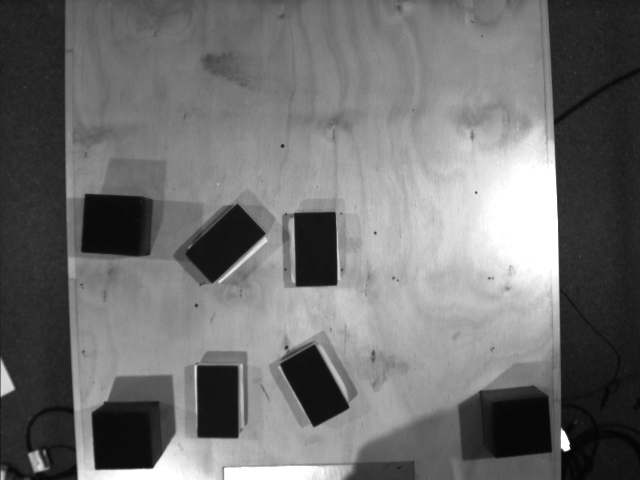
%> input picture Major Project/V5/v5.0/test_image100.png, 640 x 480 px
$ octave --eval "result = surveyField(imread('test_image100.png'));"   (GNU Octave 9; MATLAB toolbox functions it lacks are replaced by stand-ins)
%> lines starting %> are read from the running program, lines starting %| are printed output that depends on the picture; in (x1, y1, x2, y2) boxes, pixels count from 0 and x2, y2 are one past the last pixel; in counts of white or black regions, pixels touching at a corner belong together; the program's own positions count from 1
### Major Project/code/p_dist.m
function [pDist] = p_dist(B1,B2,u,v)

LP1=[B1(1,1),B1(1,2)];
LP2=[B2(1,1),B2(1,2)];

D=sqrt((LP2(1)-LP1(1))^2+(LP2(2)-LP1(2))^2);

r=(u*(LP1(2)-LP2(2))+v*(LP2(1)-LP1(1))+LP2(2)*LP1(1)-LP1(2)*LP2(1));

pDist=r/D;


end

### Major Project/V5/v5.0/surveyField.m
%V1.2.3
% % % FUNCTION:	surveyField
% % % MTRX5700 Major Assignment 2015
% % % Authors: Sachith Gunawardhana & Kausthub Krishnamurthy & James Ferris

% % % REVISION HISTORY
% % % v0 function stub
% % % v1.1 imported into function format (needs testing)
% % % v1.2 coords outputs listed properly
% % % v1.2.2 FIXES: outputs fixed & works for images with more than one face up
% (or less)
% % %        BUGS: coordsFUP are giving all fiducials & all FDWNs
% % %  v1.2.3 FIXES: 1.2.2 bugs fixed

% % % SUBFUNCTIONS LISTING
% % %
% % % [pDist] = p_dist(B1,B2,u,v)

function [numCards, numFUP, numFDWN, coordsFUP, coordsFDWN] = surveyField(I)
% surveyField captures an image of the playing field from the camera

% Outputs:
% %     numcards  - number of cards on the playing field
% %     numFUP    - number of cards that were found face up
% %     numFDWN   - number of cards that were found face down
% %     coordsFUP - 3 column array [x1, y1, pose1; ... ; xn, yn, posen] for face ups
% %     coordsFDWN- 3 column array [x1, y1, pose1; ... ; xn, yn, posen] for face down
% Inputs:
% %		I 		  - Image captured from vid

%FIND FACE DOWNS
I2=imcrop(I,[68.5 4.5 491 472]); %isolate the workingspace
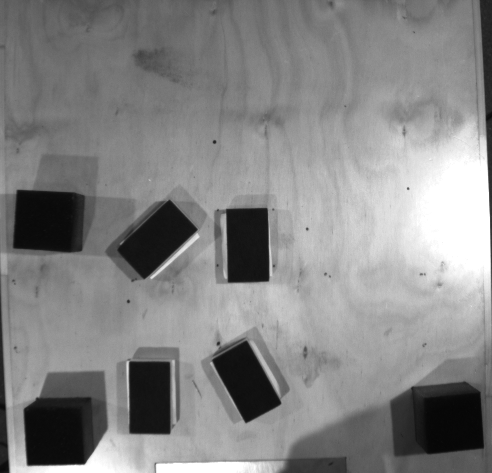
%> I2: size 473x492 uint8; min 6, max 255, mean 133
I3=double(I2)/255;  %convert to double
I4=adapthisteq(I3); %enhance contrast using adaptive histogram equalization
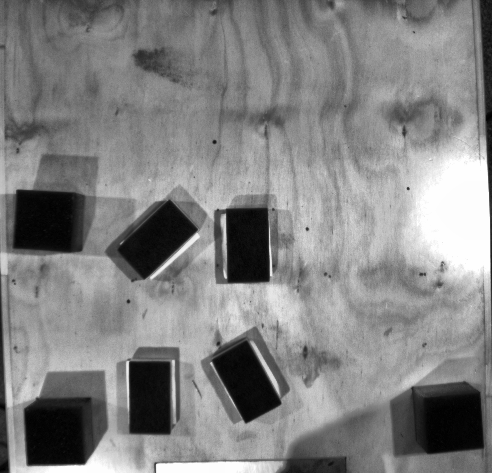
%> I4: size 473x492 double; min 0, max 1, mean 0.515
I5=I4<0.09;%0.1 %0.11 % find boxes using a threshold
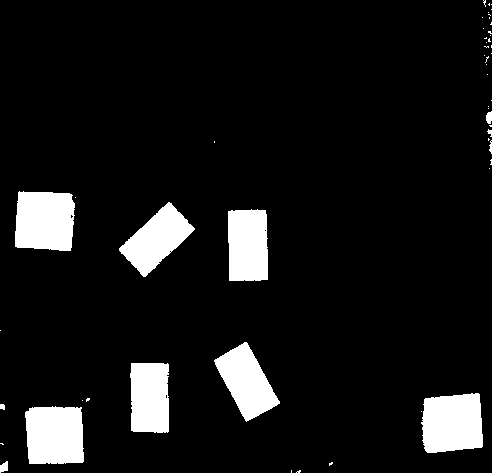
%> I5: size 473x492 logical; 8.9% white; 51 white regions (39 under 20 px), largest, box (x1, y1, x2, y2) and area: (15, 191, 75, 251) 3232, (421, 393, 483, 453) 3219, (25, 406, 84, 464) 3150

C1=bwareaopen(I5,1000); %remove objects less than 1000 pixels/ Remove unnessosary regions
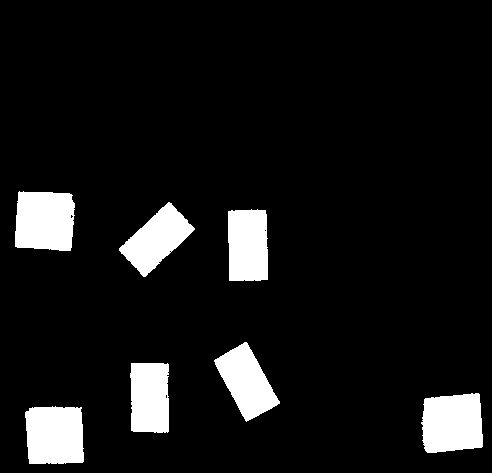
%> C1: size 473x492 logical; 8.8% white; 7 white regions, largest, box (x1, y1, x2, y2) and area: (15, 191, 75, 251) 3232, (421, 393, 483, 453) 3219, (25, 406, 84, 464) 3150
se=strel('square',10);  %create a structuring element of size 15 square
C2=imclose(C1,se); %morphologicaly close image
%> C2: size 473x492 logical; 8.8% white; 7 white regions, largest, box (x1, y1, x2, y2) and area: (15, 191, 75, 251) 3252, (421, 393, 483, 453) 3243, (25, 406, 84, 464) 3169
FDWN=imfill(C2,'holes'); %fill holes


s=regionprops(FDWN,'centroid'); %find centroids of regions
%> s = 7 regions; Centroid: [45.5 221.4], [55.4 435.8], [157.3 240], [150.4 398.2], [247.1 382.5], [248.5 245.9], [452.7 423.8]
centroids=cat(1,s.Centroid); %make a array using centroids in the structured array
%> centroids = [45.46 221.4; 55.42 435.8; 157.3 240; 150.4 398.2; 247.1 382.5; 248.5 245.9; 452.7 423.8]

x1=centroids(:,1);
%> x1 = [45.46; 55.42; 157.3; 150.4; 247.1; 248.5; 452.7]
y1=centroids(:,2);
%> y1 = [221.4; 435.8; 240; 398.2; 382.5; 245.9; 423.8]

%ORIENTATION Face Downs
TR=2;
LT=8;

% p=regionprops(FDWN,'Extrema');
p=regionprops(FDWN,'orientation'); %Orientation of the major axiz of elipse with x-axis
%> p = 7 regions; Orientation: -4.64, -55, 43.36, -88.97, -62.04, -88.66, 23.59
OrAn1 = -1;
for i=1:length(p)

    OrAn1(i)=90-((p(i).Orientation) +0.8); %have to rotate the image by 0.8 degrees to align with x axis
    OrAn1(i)=(OrAn1(i)*(-1));
    if OrAn1(i) < -90
        OrAn1(i) = 180 + OrAn1(i);
    end
    %     sides1=p(i).Extrema(TR,:)-p(i).Extrema(LT,:); %sides of the square
%     OrAn1(i)=rad2deg(atan(-sides1(2)/sides1(1))); %note the 'minus' sign compensates for the y-values in image cordinates

end
%> this loop made 7 passes
%> after the loop, OrAn1 = [86.16 35.8 -45.84 1.83 28.76 2.14 -65.61]


%find fiducial box_1 (-270,220)

for i=1:length(x1)
    if ((x1(i)< 60 && x1(i)>50)&& (y1(i)<442 && y1(i)>432 ))
        B1=[x1(i),y1(i)];
    end
end
%> this loop made 7 passes
%> B1 on pass 2: [55.42 435.8]
OrAn1(B1(1,1)==x1)=[];
x1(B1(1,1)==x1)=[]; %remove cordinates of fiducial boxes
y1(B1(1,2)==y1)=[];


%find fiducial box_2 (270,220)
for i=1:length(x1)
    if ((x1(i)< 459 && x1(i)>249)&& (y1(i)<431 && y1(i)>421 ))
        B2=[x1(i),y1(i)];
    end
end
%> this loop made 6 passes
OrAn1(B2(1,1)==x1)=[];
x1(B2(1,1)==x1)=[];
y1(B2(1,2)==y1)=[];


%find fiducial box_3 (-270,523)
for i=1:length(x1)
    if ((x1(i)< 53 && x1(i)>43)&& (y1(i)<223 && y1(i)>213 ))
        B3=[x1(i),y1(i)];
    end
end
%> this loop made 5 passes
%> B3 on pass 1: [45.46 221.4]

OrAn1(B3(1,1)==x1)=[];
x1(B3(1,1)==x1)=[];
y1(B3(1,2)==y1)=[];

%When only fiducial boxes present
TF=isempty(x1);
%> TF = false
if TF==1
    warning('No objects detected other than fiducial boxes')
end

Yr=abs(p_dist(B1,B2,x1,y1)); %distance from line going along centroids of box1 & box 2 (reference)
%> in p_dist, `LP1=[B1(1,1),B1(1,2)];`: LP1 = [55.42 435.8]
%> in p_dist, `LP2=[B2(1,1),B2(1,2)];`: LP2 = [452.7 423.8]
%> in p_dist, `D=sqrt((LP2(1)-LP1(1))^2+(LP2(2)-LP1(2))^2);`: D = 397.5
%> in p_dist, `r=(u*(LP1(2)-LP2(2))+v*(LP2(1)-LP1(1))+LP2(2)*LP1(1)-LP1(2)*LP2(1));`: r = [-76596.6; -13803.5; -18899.2; -73141.6]
%> in p_dist, `pDist=r/D;`: pDist = [-192.7; -34.73; -47.55; -184]
%> Yr = [192.7; 34.73; 47.55; 184]
Xr=p_dist(B1,B3,x1,y1);  %distance from line going along centroids of box1 & box 3 (reference)
%> Xr = [110.9; 96.62; 194; 201.7]

%Matching with world cordinates
    %X 792.8691 = 540 real , %Y 433.3300 = 303 real
Yreal=((Yr*303)/219.3306)+220;    %REAL Y CORDINATE of Face DOWNs
%> Yreal = [486.2; 268; 285.7; 474.2]
Xreal=((Xr*540)/399.4796)-270; %REAL x CORDINATE of Face DOWNs
%> Xreal = [-120.1; -139.4; -7.78; 2.68]
coordsFDWN(:,1)=Xreal; %adding to variable coordsFDWN
coordsFDWN(:,2)=Yreal;

numFDWN=length(Xreal);  %no of face down cards
%> numFDWN = 4

if(numFDWN ~= 0)
    coordsFDWN(:,3)=OrAn1;
end

%FIND FACE UPS
FUP1=I3>0.91;  %identify faceup card
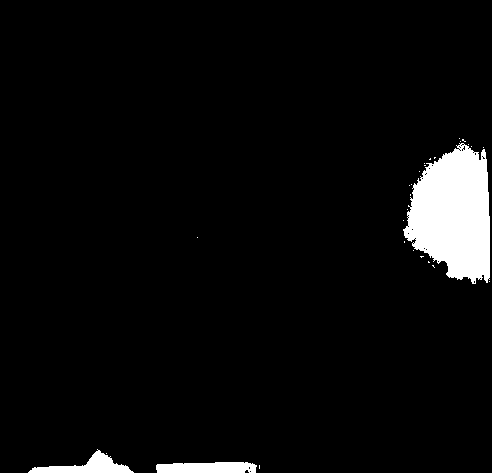
%> FUP1: size 473x492 logical; 4.6% white; 28 white regions (25 under 20 px), largest, box (x1, y1, x2, y2) and area: (403, 143, 490, 284) 8634, (156, 462, 257, 473) 995, (28, 449, 134, 473) 992
FUP3=imfill(FUP1,'holes'); %fill all holes but the shape was gone
%> FUP3: size 473x492 logical; 4.6% white; 28 white regions (25 under 20 px), largest, box (x1, y1, x2, y2) and area: (403, 143, 490, 284) 8674, (156, 462, 257, 473) 998, (28, 449, 134, 473) 992

LB=3000;
UB=4000;
FUP4=xor(bwareaopen(FUP3,LB),bwareaopen(FUP3,UB));%remove blobs greater than UB area and less than LB
%> FUP4: size 473x492 logical; every value is 0

Iout=imclearborder(FUP4,4); %remove blobs attached to the border
Iout=bwareaopen(Iout,1000); %remove smalle pixels


%ISOLATE FACEUP
cards=I3;
mask=Iout<0.5; %create a mask to isolate the face up
%> mask: size 473x492 logical; every value is 1
cards(mask)=0;
%> cards: size 473x492 double; every value is 0
CC2=bwconncomp(cards); %find the connected blobs
%> CC2 = 0 connected components
numFUP=CC2.NumObjects; %number of Faceup cards
%> numFUP = 0
numCards=numFUP+numFDWN; %number of cards
%> numCards = 4

%POSITION OF FACEUPS
s2=regionprops(Iout,'centroid'); %find centroids of regions
%> s2 = 0 regions
FUPcentroids=cat(1,s2.Centroid);
%> FUPcentroids = []

if(numFUP ~= 0)
    FUP_x1=FUPcentroids(:,1);
    FUP_y1=FUPcentroids(:,2);

    FUP_Yr=abs(p_dist(B1,B2,FUP_x1,FUP_y1)); %distance from line going along centroids of box1 & box 2 (reference)
    FUP_Xr=p_dist(B1,B3,FUP_x1,FUP_y1);  %distance from line going along centroids of box1 & box 3 (reference)

    FUP_Yreal=((FUP_Yr*303)/219.3306)+220;    %REAL Y CORDINATE of Face UPs
    FUP_Xreal=((FUP_Xr*540)/399.4796)-270;    %REAL X CORDINATE of Face UPs

    coordsFUP(:,1)=FUP_Xreal;
    coordsFUP(:,2)=FUP_Yreal;
else
    coordsFUP = -1;

end
%ORIENTATION Face Ups
p2=regionprops(Iout,'orientation');
%> p2 = empty struct

for i=1:length(p2)
    FUP_OrAn1(i)=90-(abs(p2(i).Orientation) +0.8);

%         sides2=p2(i).Extrema(TR,:)-p2(i).Extrema(LT,:); %sides of the square
%         FUP_OrAn1(i) = rad2deg(atan(-sides2(2)/sides2(1))); %note the 'minus' sign compensates for the y-values in image cordinates
        coordsFUP(:,3) = FUP_OrAn1(i);
end
%> this loop made 0 passes


numCards
%> numCards = 4
numFDWN
%> numFDWN = 4
numFUP
%> numFUP = 0
coordsFUP
%> coordsFUP = -1
coordsFDWN
%> coordsFDWN = [-120.1 486.2 -45.84; -139.4 268 1.83; -7.78 285.7 28.76; 2.68 474.2 2.14]
%> `result = surveyField(imread('test_image100.png'));`: result = 4

end

$ run again, on Major Project/V5/v5.0/test_image101.png
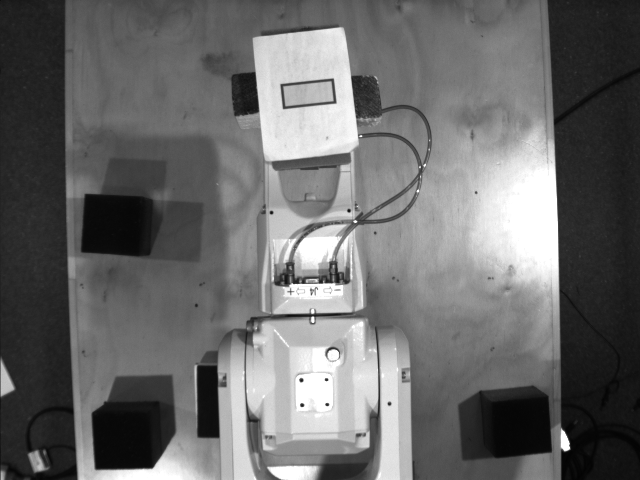
%> input picture Major Project/V5/v5.0/test_image101.png, 640 x 480 px
%> in surveyField, `I5=I4<0.09;`:
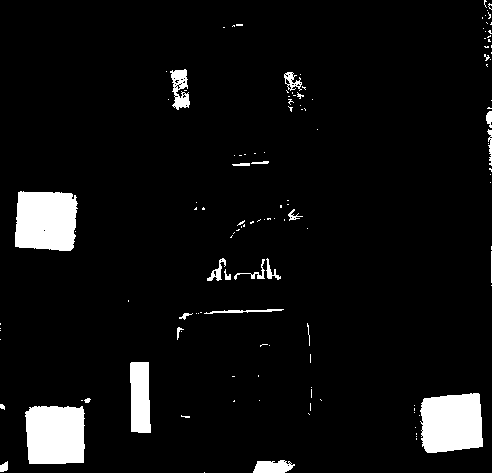
%> I5: size 473x492 logical; 5.9% white; 129 white regions (103 under 20 px), largest, box (x1, y1, x2, y2) and area: (15, 191, 78, 251) 3358, (420, 393, 483, 453) 3278, (25, 406, 85, 464) 3249
%> C1: size 473x492 logical; 4.8% white; 4 white regions, box (x1, y1, x2, y2) and area: (15, 191, 78, 251) 3358, (420, 393, 483, 453) 3278, (25, 406, 85, 464) 3249, (130, 362, 151, 433) 1333
%> C2: size 473x492 logical; 4.9% white; 4 white regions, box (x1, y1, x2, y2) and area: (15, 191, 78, 251) 3398, (420, 393, 483, 453) 3315, (25, 406, 85, 464) 3281, (130, 362, 151, 433) 1333
%> s = 4 regions; Centroid: [46.8 221.3], [56 435.3], [140.7 398.1], [451.9 423.6]
%> centroids = [46.82 221.3; 56.02 435.3; 140.7 398.1; 451.9 423.6]
%> x1 = [46.82; 56.02; 140.7; 451.9]
%> y1 = [221.3; 435.3; 398.1; 423.6]
%> p = 4 regions; Orientation: 3.62, -41.13, -88.38, 18.21
%> the loop in surveyField, `for i=1:length(p)` made 4 passes
%> after the loop in surveyField, `for i=1:length(p)`: OrAn1 = [-85.58 49.67 2.42 -70.99]
%> the loop in surveyField, `for i=1:length(x1)` made 4 passes
%> B1 on pass 2: [56.02 435.3]
%> the loop in surveyField, `for i=1:length(x1)` made 3 passes
%> the loop in surveyField, `for i=1:length(x1)` made 2 passes
%> B3 on pass 1: [46.82 221.3]
%> TF = false
%> LP1 = [56.02 435.3]
%> LP2 = [451.9 423.6]
%> D = 396.1
%> r = -13724.5
%> pDist = -34.65
%> Yr = 34.65
%> Xr = 86.19
%> Yreal = 267.9
%> Xreal = -153.5
%> in surveyField, `numFDWN=length(Xreal);`: numFDWN = 1
%> FUP1: size 473x492 logical; 6.1% white; 128 white regions (112 under 20 px), largest, box (x1, y1, x2, y2) and area: (416, 155, 490, 276) 6285, (193, 64, 290, 155) 2530, (228, 343, 273, 417) 2192
%> in surveyField, `FUP3=imfill(FUP1,'holes');`:
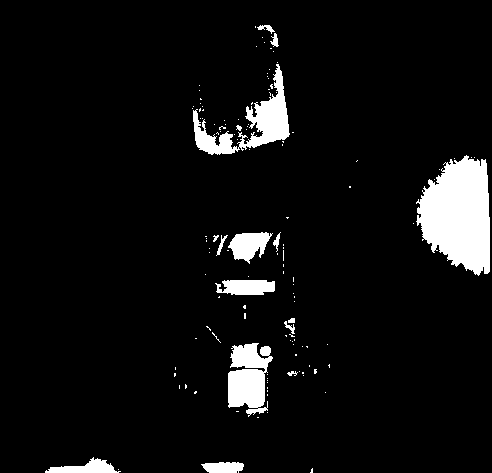
%> FUP3: size 473x492 logical; 6.3% white; 127 white regions (111 under 20 px), largest, box (x1, y1, x2, y2) and area: (416, 155, 490, 276) 6357, (193, 64, 290, 155) 2678, (228, 343, 273, 417) 2276
%> FUP4: size 473x492 logical; every value is 0
%> mask: size 473x492 logical; every value is 1
%> cards: size 473x492 double; every value is 0
%> CC2 = 0 connected components
%> in surveyField, `numFUP=CC2.NumObjects;`: numFUP = 0
%> in surveyField, `numCards=numFUP+numFDWN;`: numCards = 1
%> s2 = 0 regions
%> FUPcentroids = []
%> p2 = empty struct
%> in surveyField, `numCards`: numCards = 1
%> in surveyField, `numFUP`: numFUP = 0
%> coordsFUP = -1
%> coordsFDWN = [-153.5 267.9 2.42]
%> result = 1
